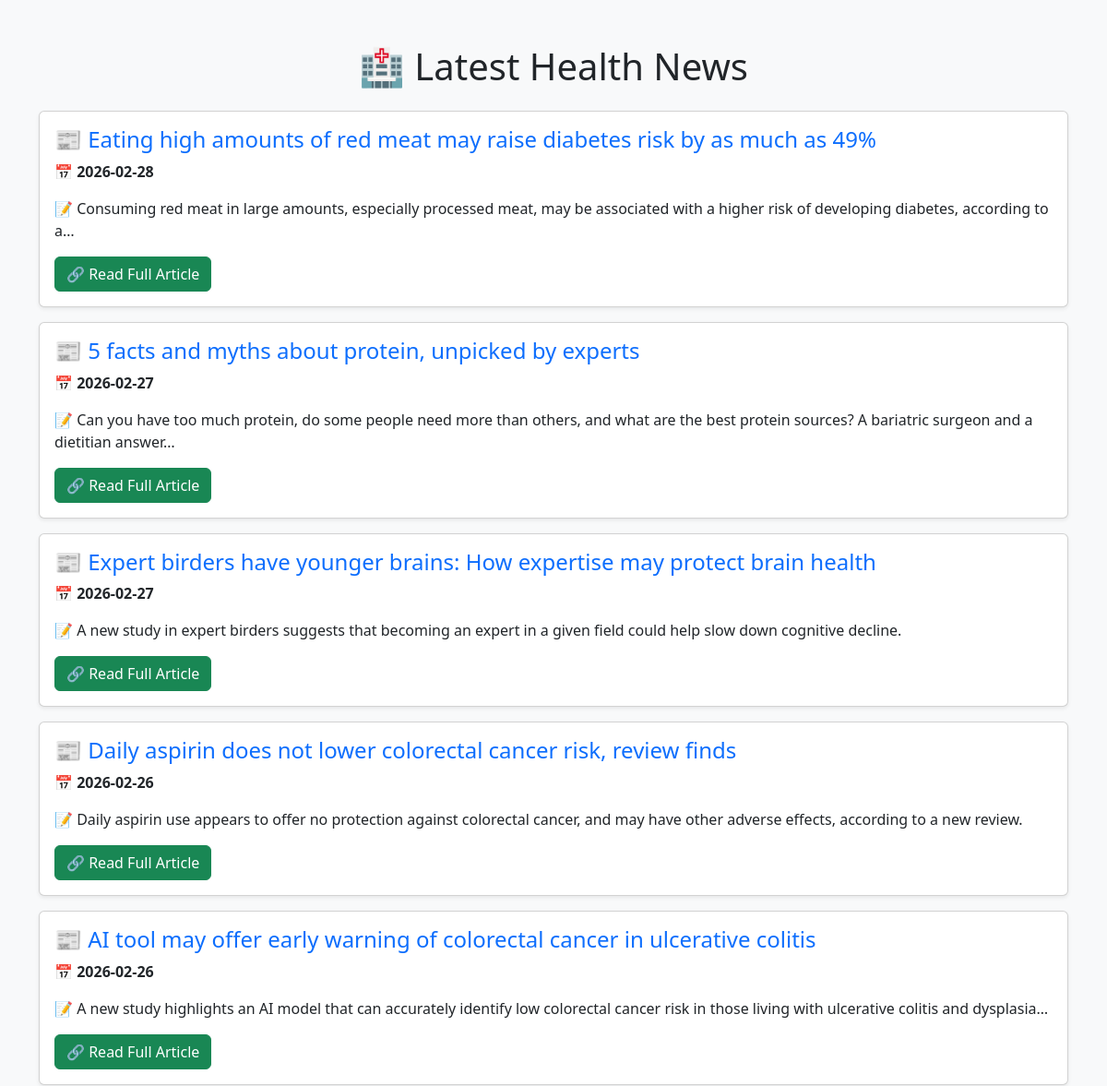
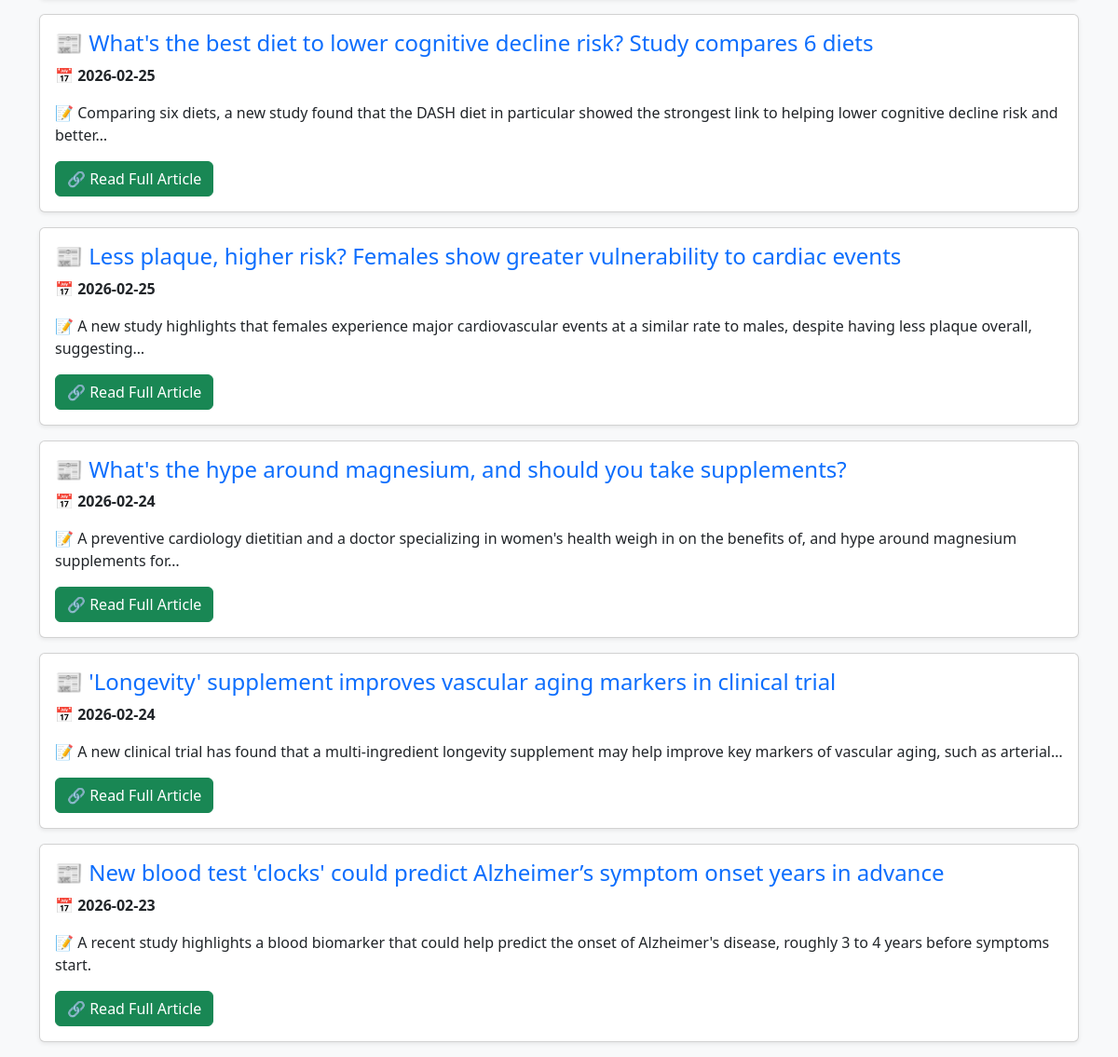
Before: / with the older database file (2 pictures, top to bottom).
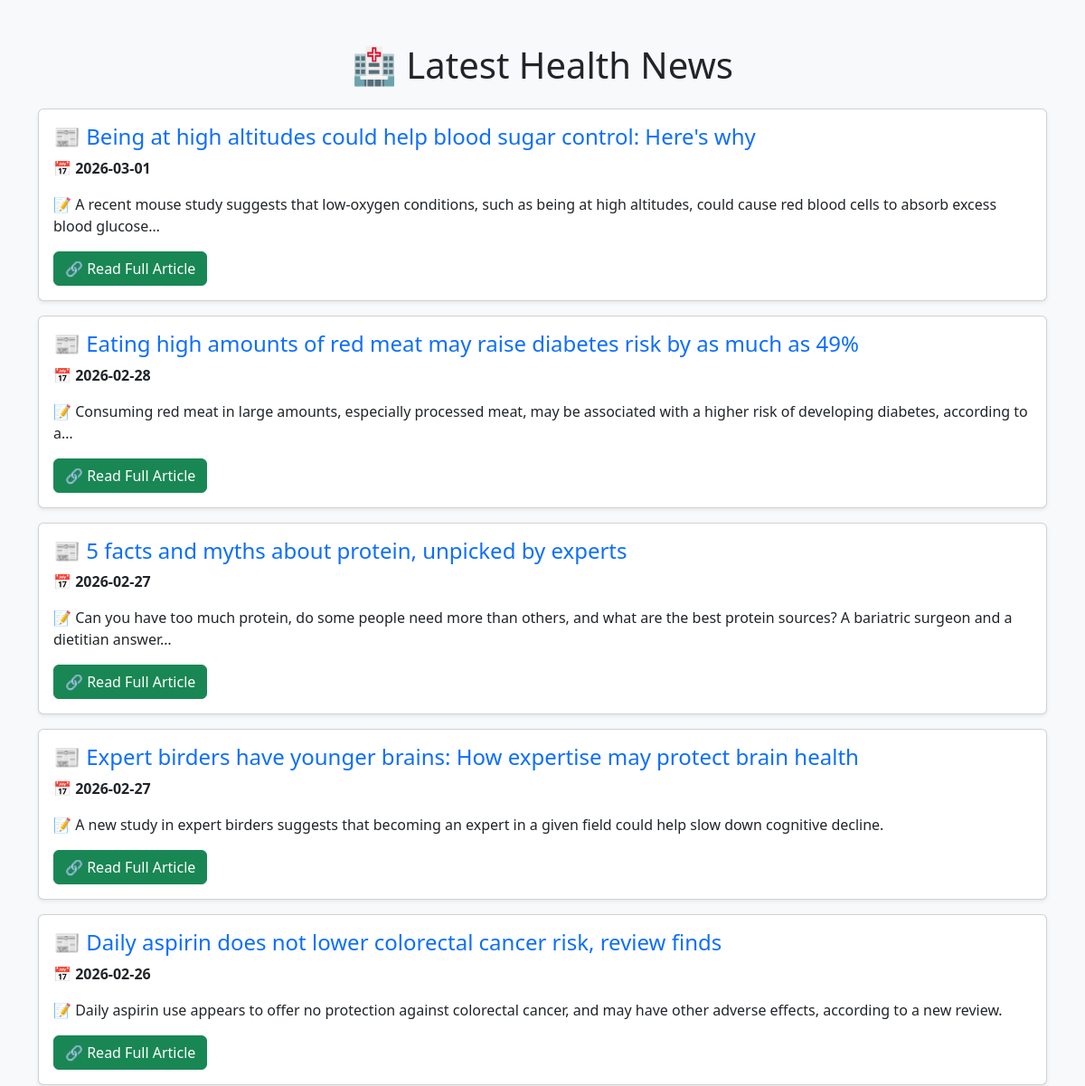
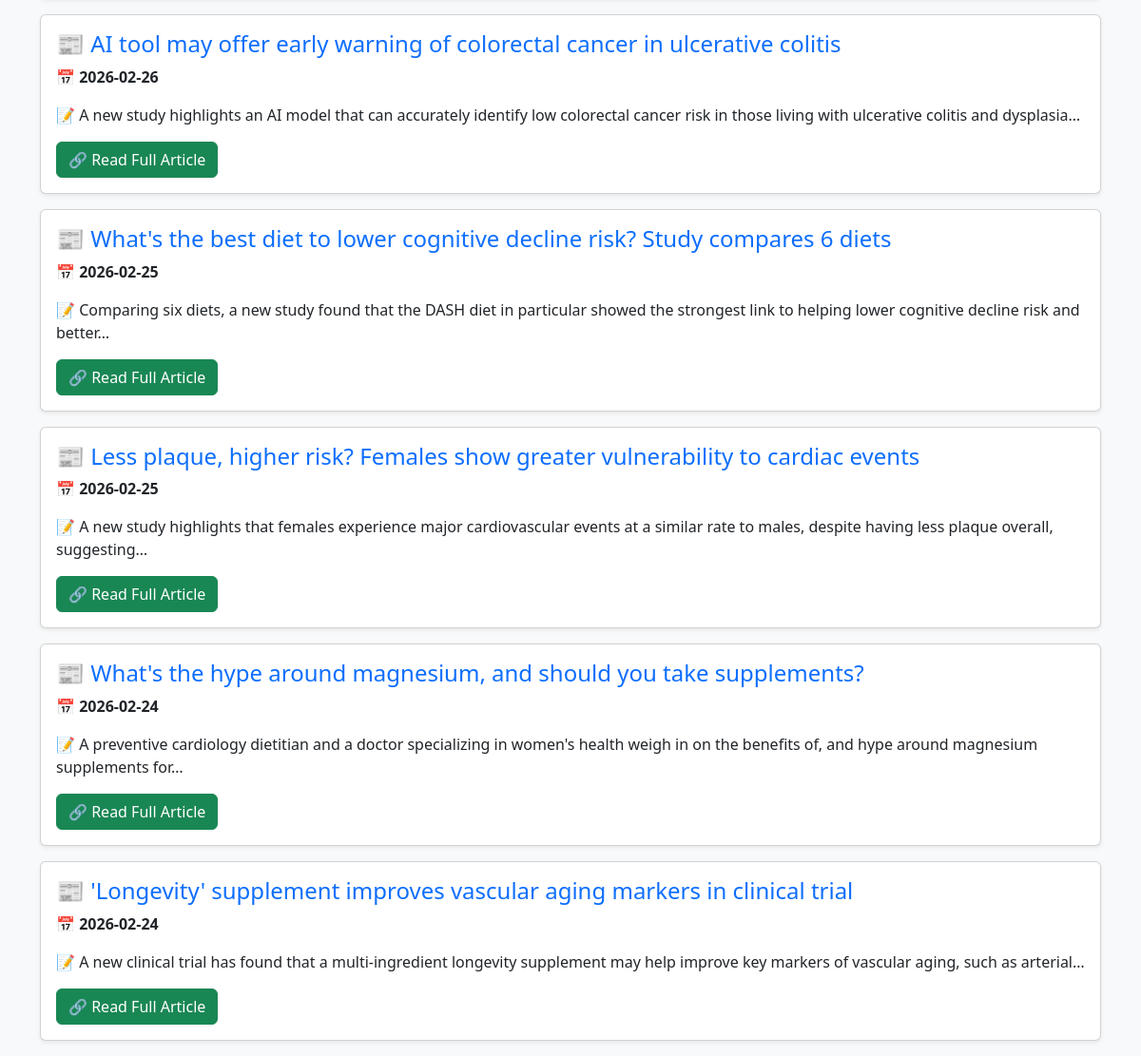
After: the same page with the newer database file (2 pictures, top to bottom).
### tables this page shows
CREATE TABLE news (
        id INTEGER PRIMARY KEY AUTOINCREMENT,
        date TEXT NOT NULL,
        title TEXT UNIQUE, 
        description TEXT,
        news_url TEXT
    );

### app.py (the view)
@app.route("/")
def index():
    page = request.args.get("page", 1, type=int)  # Get the current page number
    limit = 10  # Number of articles per page
    offset = (page - 1) * limit  # Calculate the offset
    news = fetch_news(limit, offset)
    return render_template("index.html", news=news, page=page)

### app.py (called while the page is built)
def fetch_news(limit=10, offset=0):
    conn = sqlite3.connect("health_news.db")
    cursor = conn.cursor()
    cursor.execute("SELECT date, title, description, news_url FROM news ORDER BY date DESC LIMIT ? OFFSET ?", (limit, offset))
    news_list = cursor.fetchall()
    conn.close()
    return news_list

### templates/index.html (shortened to what this page needs)
<!DOCTYPE html>
<html lang="en">
<head>
    <link href="https://cdn.jsdelivr.net/npm/bootstrap@5.3.0/dist/css/bootstrap.min.css" rel="stylesheet">
</head>
<body class="bg-light">
    <div class="container mt-5">
        <h1 class="text-center mb-4">🏥 Latest Health News</h1>
        {% for article in news %}
        <div class="card mb-3 shadow-sm">
            <div class="card-body">
                <h4 class="card-title text-primary">📰 {{ article[1] }}</h4>
                <p class="card-text">📅 <strong>{{ article[0] }}</strong></p>
                <p class="card-text">📝 {{ article[2] }}</p>
                <a href="{{ article[3] }}" class="btn btn-success" target="_blank">🔗 Read Full Article</a>
            </div>
        </div>
        {% endfor %}
    </div>
</body>
</html>

Changed rows visible on the page:
no longer on this page (row unchanged): news: title "New blood test 'clocks' could predict Alzheimer’s symptom onset years in advance", date "2026-02-23", description "A recent study highlights a blood biomarker that could help predict the onset of Alzheimer's disease, roughly 3 to 4 years before symptoms start."
added news: title "Being at high altitudes could help blood sugar control: Here's why", date "2026-03-01", description "A recent mouse study suggests that low-oxygen conditions, such as being at high altitudes, could cause red blood cells to absorb excess blood glucose…"
